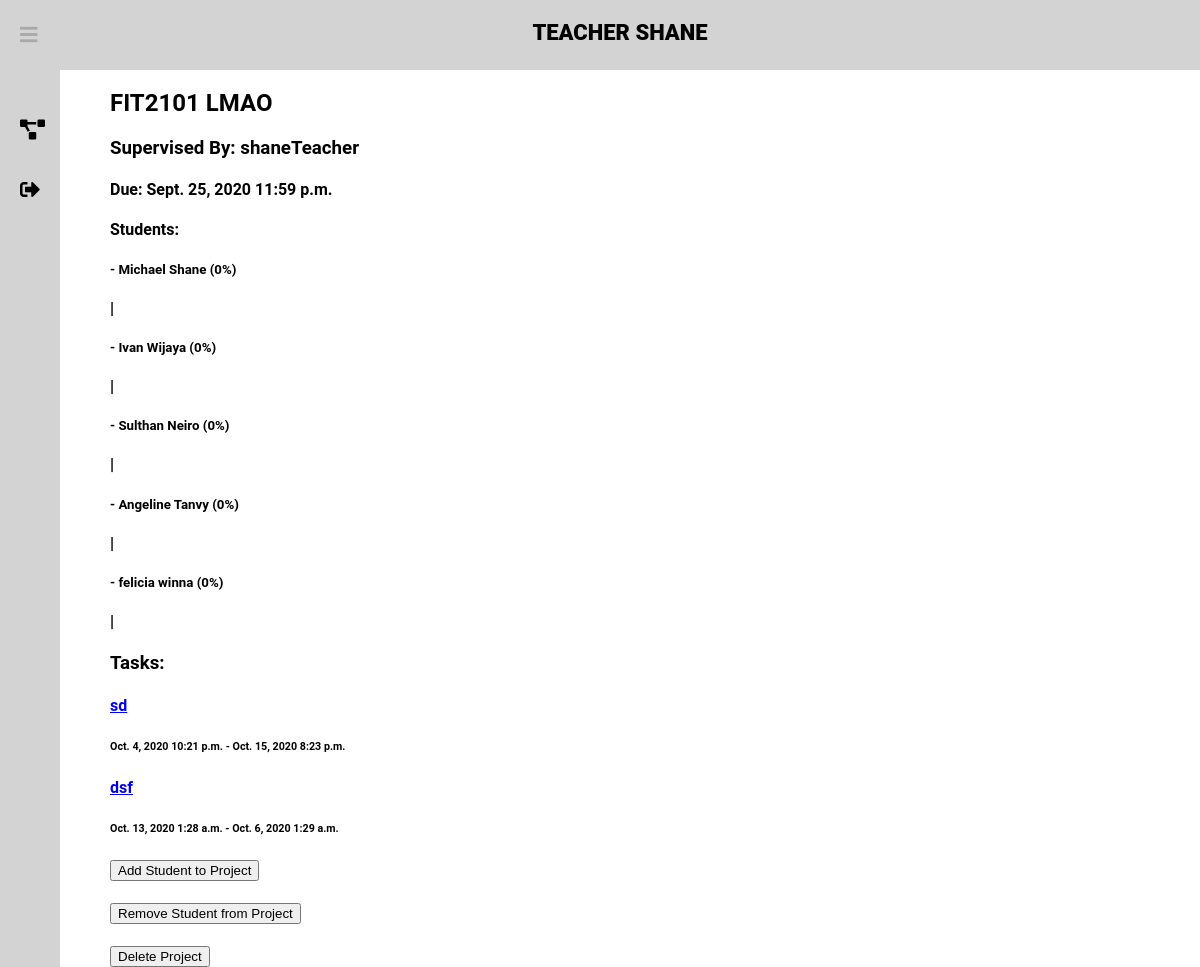
The page /dashboard/project-info/7/ (signed in) on the database as committed earlier.
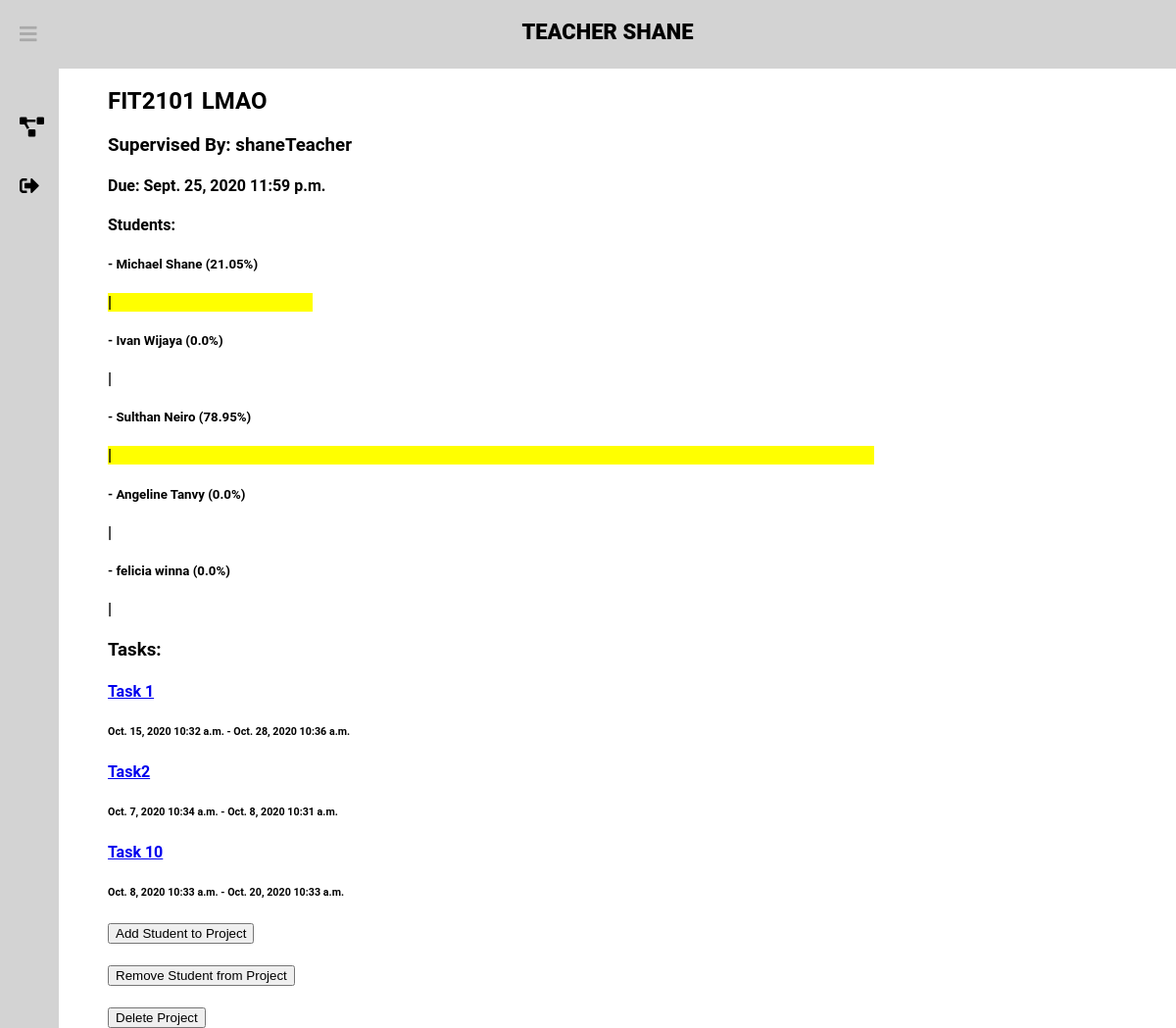
The same page on the database as committed later.
### projects/models.py (models this page shows, shortened)
class Project(models.Model):
    title = models.CharField(max_length=100)
    due_date = models.DateField()
    due_time = models.TimeField()
    supervisor = models.ForeignKey(User, default=None, on_delete=models.SET_DEFAULT)
    class Meta:
        constraints = [models.UniqueConstraint(fields=['title', 'supervisor'], name="unique title")]
        verbose_name = "Project"

class Task(models.Model):
    taskname = models.CharField(max_length=50)
    taskdesc = models.TextField(max_length=500)
    sourceproject = models.ForeignKey(Project, default=None, on_delete=models.CASCADE)
    task_done = models.BooleanField(default=False)
    start_date = models.DateField(default=None)
    start_time = models.TimeField(default=None)
    due_date = models.DateField(default=None)
    due_time = models.TimeField(default=None)
    difficulty = models.PositiveIntegerField(default=1)
    class Meta:
        verbose_name = "Task"
    def __str__(self):
        return str(self.taskname)

### projects/views.py (the view)
# urls.py: path('dashboard/project-info/<int:project>/', project_views.project_info, name='project-info'),
@login_required(login_url="/signin")
def project_info(response, project):
    student_names = []
    students = []
    times = []
    prop = []
    project = Project.objects.filter(pk=project)[0]
    projectStudents = ProjectStudents.objects.filter(project=project)
    tasks = Task.objects.filter(sourceproject=project.id)
    if response.user.is_staff:
        AccountType = "Teacher"
    else:
        AccountType = "Student"
    if len(projectStudents) > 0:
        for i in projectStudents:
            student_names.append(i.student.get_full_name())
            students.append(i.student)
    for student in students:
        total_time = 0
        studentTasks = TaskStudents.objects.filter(student=student)
        for studentTask in studentTasks:
            task = studentTask.task
            if task.sourceproject == project:
                total_time += studentTask.time * task.difficulty * 0.2
        times.append(total_time)
    total_time = sum(times)
    for i in range(len(times)):
        if total_time > 0:
            prop.append(round(times[i] / total_time * 100, 2))
        else:
            prop.append(0)
    for i in range(len(student_names)):
        student_names[i] = student_names[i] + " (" + str(prop[i]) + "%)"
    data = zip(student_names, prop)
    arg = {"FirstName": response.user.first_name.capitalize,
           "FullName": response.user.get_full_name,
           "Project": project,
           "Data": data,
           "AccountType": AccountType,
           "Tasks": tasks,
           "checkTeacher": response.user.is_staff
           }
    response.session['project_id'] = project.title
    response.session['project_redirect'] = project.id
    r = close_project(response, project.id)
    if r:
        return redirect('/dashboard')
    return render(response, "ProjectInfo.html", arg)

### projects/views.py (called while the page is built)
@login_required(login_url="/signin")
def close_project(response, project):
    project = Project.objects.filter(pk=project)[0]
    curr = Project.objects.filter(id=project.id)[0]
    retVal = False
    if response.method == 'GET':
        if response.GET.get('yesbtn'):
            curr.delete()
            retVal = True
    return retVal

### projects/templates/ProjectInfo.html (shortened to what this page needs)
<!DOCTYPE html>
<html lang="en">
{% extends 'newbase.html' %}
{% load static %}
{% block content %}
<body>
<link rel="stylesheet" type="text/css" href="{% static 'taskinfo/taskinfo.css' %}">
{% block header %} {{ AccountType }} {{ FirstName }} {% endblock %}
<div class="container">
    <div class="Project">
        <h2><a>{{ Project.title }}</a></h2>
        <h3>Supervised By: {{ Project.supervisor }}</h3>
        <h4>Due: {{ Project.due_date }} {{ Project.due_time }}</h4>
        <h4>Students:</h4>
        {% for student, time in Data %}
            <h5>- {{student}}</h5>
            <h4 style="background-color:yellow; width: calc(100% * {{time}} / 110);">|</h4>
        {% endfor %}
        <h3> Tasks: </h3>
        {% for t in Tasks %}
            <h4><a href="/dashboard/task-info/{{ t.id }}/">{{ t }}</a></h4>
            <h6>{{ t.start_date }} {{ t.start_time }} - {{ t.due_date }} {{ t.due_time }}</h6>
        {% endfor %}
    {% if checkTeacher == True %}
        <button onclick="location.href = '/dashboard/assign-students/' + {{ Project.id }} +'/'">
                Add Student to Project
        </button>
        <button onclick="location.href = '/dashboard/remove-students/' + {{ Project.id }} +'/'">
            Remove Student from Project
        </button>
        <button id="deleteProject" style="display: {{ button_display }};">
            Delete Project
        </button>
    {% endif %}
    </div>
</div>
</body>
{% endblock %}

### main/templates/newbase.html (shortened to what this page needs)
<!DOCTYPE html>
<html lang="en">
<head>
    {% load static %}
    <link rel="stylesheet" type="text/css" href="{% static 'newbase/newbase.css' %}">
    <link rel="stylesheet" href="https://cdnjs.cloudflare.com/ajax/libs/font-awesome/5.14.0/css/all.min.css">
</head>
<body>
    <header>
        <label for="check">
            <i class="fas fa-bars" id="sidebar_btn"></i>
        </label>
        <div class="center">
            <h3 style="text-align: center">{% block header %}{% endblock %}</h3>
        </div>
    </header>
    <div class="sidebar">
        <a href="{% url 'dashboard' %}" id="projects"><i class="fas fa-project-diagram"></i><span>My Projects</span></a>
        <a href="{% url 'signout' %}" id="signout"><i class="fas fa-sign-out-alt"></i><span>Sign Out</span></a>
    </div>
    <div class="content">
        {% block content %}
        {% endblock %}
    </div>
</body>
</html>

### main/static/newbase/newbase.css (style rules this page uses)
body { margin: 0; padding: 0; font-family: Roboto, sans-serif; }
header { position: fixed; background: lightgray; padding: 20px; width: 100%; height: 30px; }
.center h3 { color: black; margin: 0; text-transform: uppercase; font-size: 22px; font-weight: 900; }
.sidebar { background: lightgray; margin-top: 70px; padding-top: 30px; position: fixed; left: 0; width: 250px; height: 100%; transition: 0.5s; transition-property: left; }
.sidebar a { color: black; display: block; width: 100%; line-height: 60px; text-decoration: none; padding-left: 40px; box-sizing: border-box; transition: 0.5s; transition-property: background; }
.sidebar i { padding-right: 10px; }
label #sidebar_btn { z-index: 1; color: darkgray; position: fixed; cursor: pointer; left: 20px; font-size: 20px; margin: 5px 0; transition: 0.5s; transition-property: color; }
#check:checked ~ .sidebar { left: -190px; }
#check:checked ~ .sidebar a { font-size: 20px; margin-left: 170px; width: 80px; }
#check:checked ~ .content { margin-left: -190px; }
.content { margin-left: 0; background: white; transition: 0.5s; transition-property: margin-left; }

### projects/static/taskinfo/taskinfo.css (style rules this page uses)
.container { margin-top: 70px; margin-left: 300px; }

### projects/templates/ProjectInfo.html (style rules this page uses)
.container { margin-top: 70px; margin-left: 300px; }

Rows that differ between the two databases and show on the page:
removed Task: taskname "sd", start_date "Oct. 4, 2020", start_time "10:21 p.m.", due_date "Oct. 15, 2020", due_time "8:23 p.m."
removed Task: taskname "dsf", start_date "Oct. 13, 2020", start_time "1:28 a.m.", due_date "Oct. 6, 2020", due_time "1:29 a.m."
added Task: taskname "Task 1", start_date "Oct. 15, 2020", start_time "10:32 a.m.", due_date "Oct. 28, 2020", due_time "10:36 a.m."
added Task: taskname "Task2", start_date "Oct. 7, 2020", start_time "10:34 a.m.", due_date "Oct. 8, 2020", due_time "10:31 a.m."
added Task: taskname "Task 10", start_date "Oct. 8, 2020", start_time "10:33 a.m.", due_date "Oct. 20, 2020", due_time "10:33 a.m."
Other text that changed with them:
new list line: "- Michael Shane (21.05%) |"
new list line: "- Ivan Wijaya (0.0%) |"
new list line: "- Sulthan Neiro (78.95%) |"
new list line: "- Angeline Tanvy (0.0%) |"
new list line: "- felicia winna (0.0%) |"
list line gone: "- Michael Shane (0%) |"
list line gone: "- Ivan Wijaya (0%) |"
list line gone: "- Sulthan Neiro (0%) |"
list line gone: "- Angeline Tanvy (0%) |"
list line gone: "- felicia winna (0%) |"
